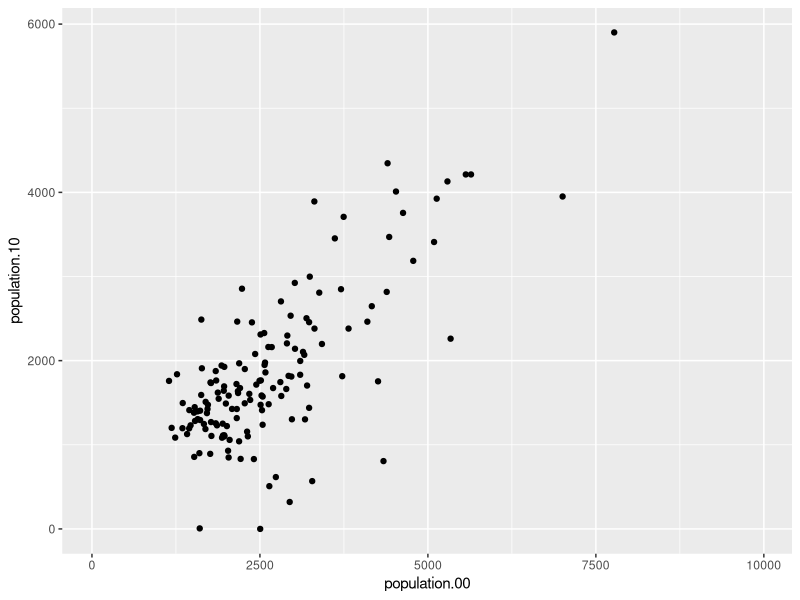
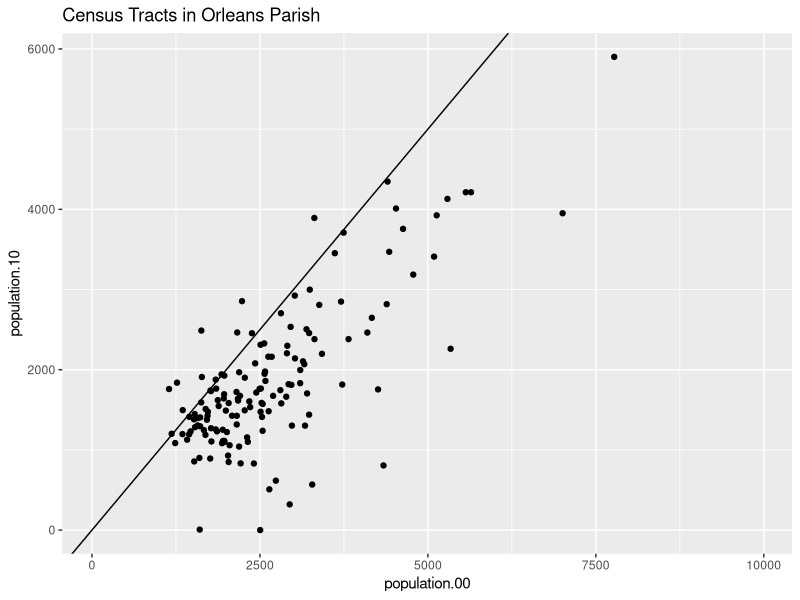
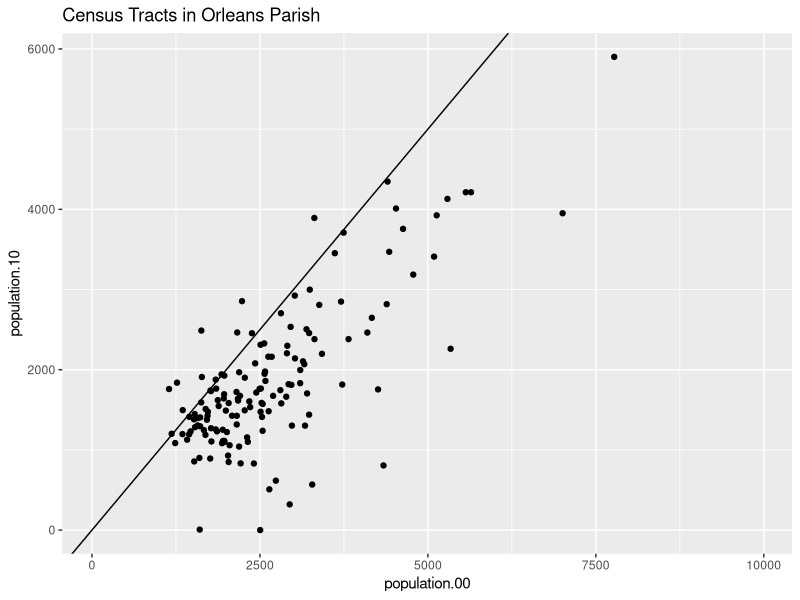
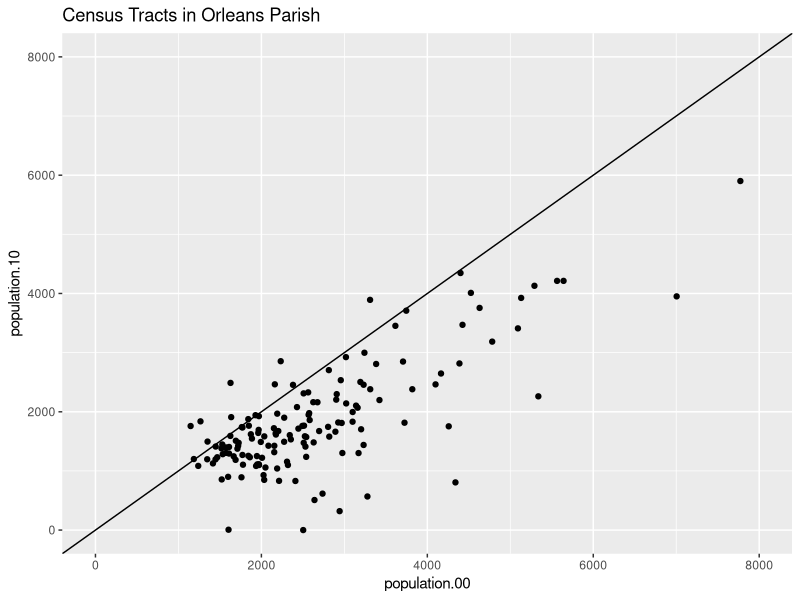
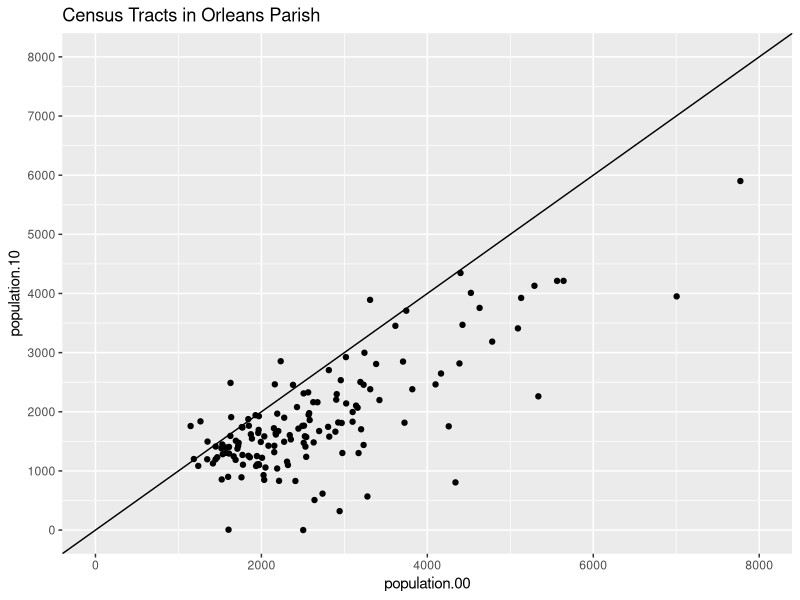
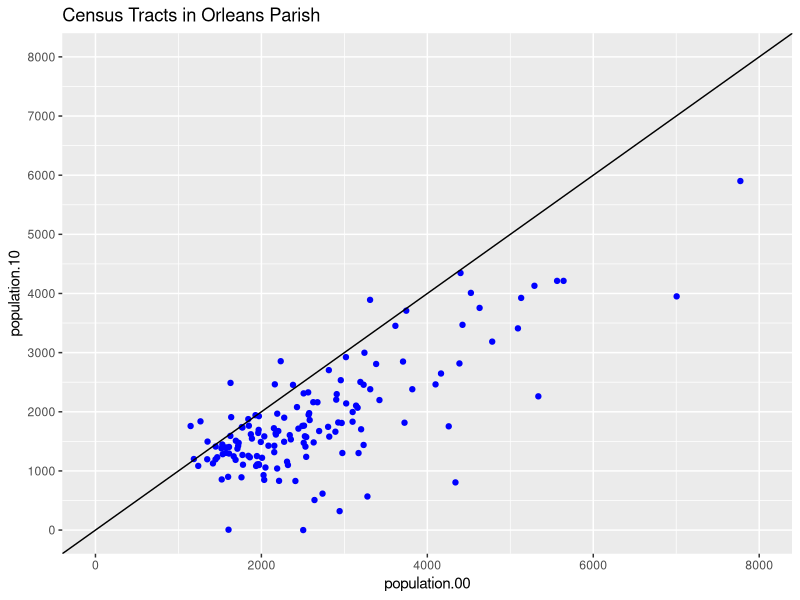
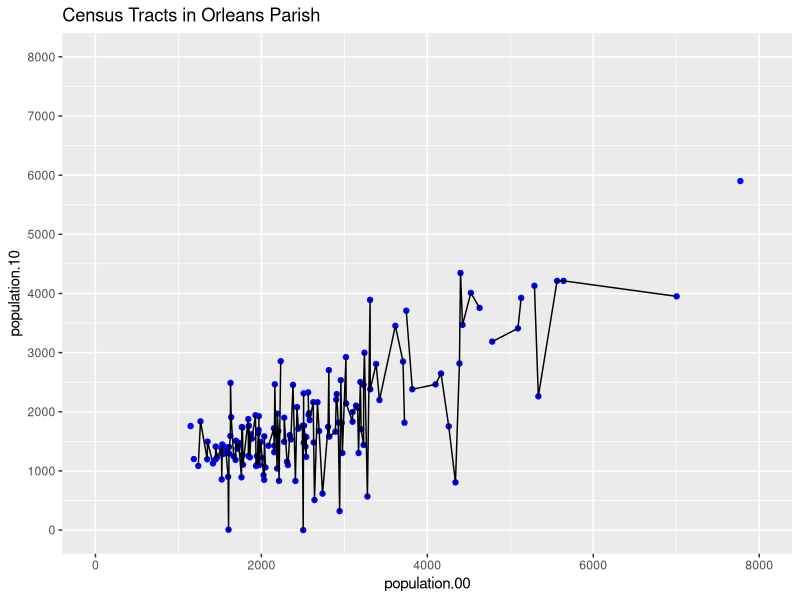
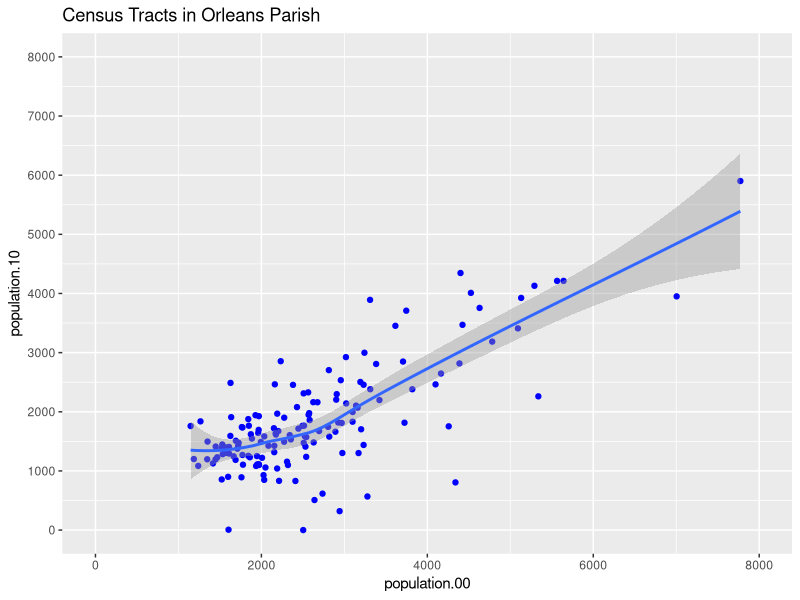

Source code (R) for these figures, in order:

# install.packages('ggplot2')
# install.packages('readr') if not already installed

library('ggplot2')
library('readr')

orleans <- read_csv('orleans.csv')
parishes <- read_csv('parishes.csv')

head(orleans)

qplot(population.00, population.10, data = orleans)

qplot(population.00, population.10, data = orleans) + 
    geom_abline() + 
    ggtitle('Census Tracts in Orleans Parish')

ggplot(data = orleans, 
       aes(x = population.00, 
           y = population.10)) + 
  geom_point() +
  geom_abline() +
  ggtitle('Census Tracts in Orleans Parish')

ggplot(data = orleans, 
       aes(x = population.00, 
           y = population.10)) + 
  geom_point() +
  geom_abline() +
  ggtitle('Census Tracts in Orleans Parish') +
  scale_x_continuous(limits = c(0, 8000)) +
  scale_y_continuous(limits = c(0, 8000))

ggplot(data = orleans, 
       aes(x = population.00, 
           y = population.10)) + 
  geom_point() +
  geom_abline() +
  ggtitle('Census Tracts in Orleans Parish') +
  scale_x_continuous(limits = c(0, 8000)) +
  scale_y_continuous(limits = c(0, 8000), breaks = seq(0, 8000, 1000))

ggplot(data = orleans, 
       aes(x = population.00, 
           y = population.10)) + 
  geom_point(color = 'blue') +
  geom_abline() +
  ggtitle('Census Tracts in Orleans Parish') +
  scale_x_continuous(limits = c(0, 8000)) +
  scale_y_continuous(limits = c(0, 8000), breaks = seq(0, 8000, 1000))

ggplot(data = orleans, 
       aes(x = population.00, 
           y = population.10)) + 
  geom_point(color = 'blue') +
  geom_line() +
  ggtitle('Census Tracts in Orleans Parish') +
  scale_x_continuous(limits = c(0, 8000)) +
  scale_y_continuous(limits = c(0, 8000), breaks = seq(0, 8000, 1000))

ggplot(data = orleans, 
       aes(x = population.00, 
           y = population.10)) + 
  geom_point(color = 'blue') +
  geom_smooth() +
  ggtitle('Census Tracts in Orleans Parish') +
  scale_x_continuous(limits = c(0, 8000)) +
  scale_y_continuous(limits = c(0, 8000), breaks = seq(0, 8000, 1000))

ggplot(data = orleans, 
       aes(x = population.00, 
           y = population.10)) + 
  geom_point(color = 'blue') +
  geom_smooth(method = 'lm', se = FALSE) +
  ggtitle('Census Tracts in Orleans Parish') +
  scale_x_continuous(limits = c(0, 8000)) +
  scale_y_continuous(limits = c(0, 8000), breaks = seq(0, 8000, 1000))

orleans$pop.diff <- orleans$population.10 - orleans$population.00

orleans$pop.decrease <- ifelse(orleans$pop.diff < 0, 'decrease', 'increase')

ggplot(data = orleans, 
       aes(x = population.00, 
           y = population.10)) + 
  geom_point(aes(color = pop.decrease)) +
  geom_smooth(method = 'lm', se = FALSE) +
  ggtitle('Census Tracts in Orleans Parish') +
  scale_x_continuous(limits = c(0, 8000)) +
  scale_y_continuous(limits = c(0, 8000), breaks = seq(0, 8000, 1000))

head(parishes)

sorted <- parishes[order(-parishes$population.10),] 
head(sorted)

head(subset(sorted, select = c(parish, population.10)))

ggplot(data = head(sorted), 
       aes(x = parish, 
           y = 	population.10)) +
  geom_bar(stat = 'identity')

sorted$parish.2 <- factor(sorted$parish, 
                          levels = unique(as.character(sorted$parish)))


ggplot(data = head(sorted), 
       aes(x = parish.2, 
           y = 	population.10)) +
  geom_bar(stat = 'identity')

sorted$parish.2 <- factor(sorted$parish.2, levels = rev(levels(sorted$parish.2)))

ggplot(data = head(sorted, n = 5), 
       aes(x = parish.2, 
           y = 	population.10/1000)) +
  geom_bar(stat = 'identity') +
  coord_flip()
